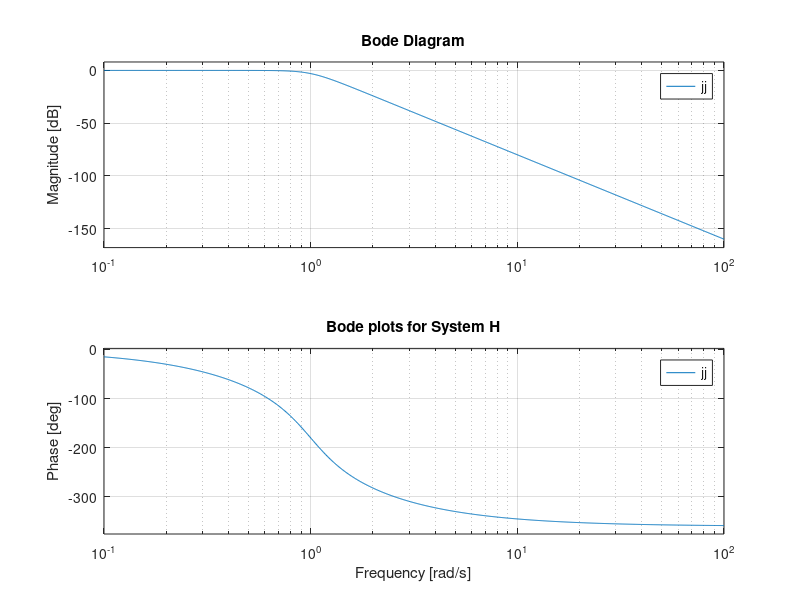

Write the MATLAB code that produced this figure.
clear all
close all
clc
%% Circuit constants
R = 10000;
C = 22e-9;
 
%% Set up transfer function
%  Create "s" as a transfer function for use later
s = tf('s');
%  Use s to generate transfer function for circuit
%H = (s * R * C) / (s * R * C + 1);
jj=1/(s^4 + 2.613*s^3 + 3.414*s^2 + 2.613*s + 1)
%  Use bode command to analyze transfer function
bode(jj);
title('Bode plots for System H');